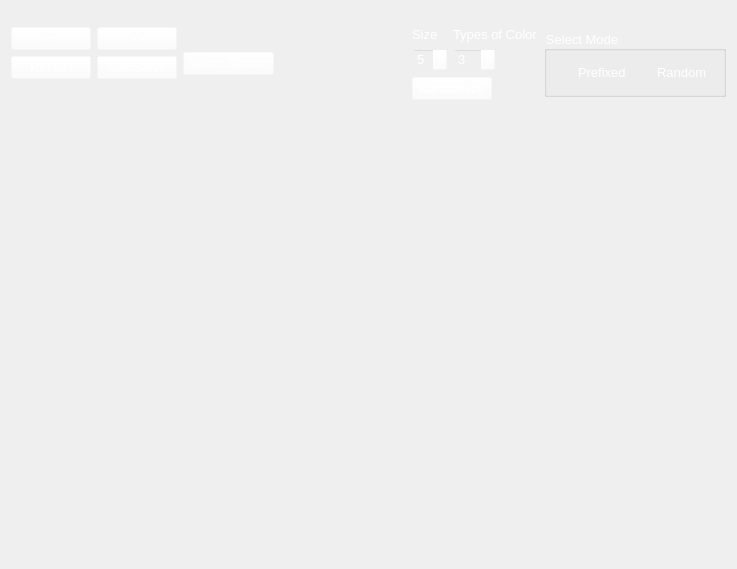
<?xml version="1.0" encoding="UTF-8"?>
<ui version="4.0">
 <class>MainWindow</class>
 <widget class="QMainWindow" name="MainWindow">
  <property name="geometry">
   <rect>
    <x>0</x>
    <y>0</y>
    <width>737</width>
    <height>569</height>
   </rect>
  </property>
  <property name="sizePolicy">
   <sizepolicy hsizetype="Fixed" vsizetype="Fixed">
    <horstretch>0</horstretch>
    <verstretch>0</verstretch>
   </sizepolicy>
  </property>
  <property name="font">
   <font>
    <stylestrategy>PreferAntialias</stylestrategy>
   </font>
  </property>
  <property name="windowTitle">
   <string>FlowFree</string>
  </property>
  <property name="styleSheet">
   <string notr="true">background-image: url(:/picture/picture/Diamondplate-windmachines-png-black-diamond-png.png);</string>
  </property>
  <widget class="QWidget" name="centralWidget">
   <property name="sizePolicy">
    <sizepolicy hsizetype="Fixed" vsizetype="Fixed">
     <horstretch>0</horstretch>
     <verstretch>0</verstretch>
    </sizepolicy>
   </property>
   <property name="font">
    <font>
     <stylestrategy>PreferAntialias</stylestrategy>
    </font>
   </property>
   <layout class="QVBoxLayout" name="verticalLayout">
    <item>
     <layout class="QHBoxLayout" name="horizontalLayout_3">
      <item>
       <layout class="QFormLayout" name="formLayout">
        <item row="0" column="0">
         <widget class="QPushButton" name="PastButton">
          <property name="sizePolicy">
           <sizepolicy hsizetype="Fixed" vsizetype="Fixed">
            <horstretch>0</horstretch>
            <verstretch>0</verstretch>
           </sizepolicy>
          </property>
          <property name="font">
           <font>
            <family>Arial</family>
            <pointsize>10</pointsize>
            <weight>9</weight>
            <italic>false</italic>
            <bold>false</bold>
           </font>
          </property>
          <property name="autoFillBackground">
           <bool>false</bool>
          </property>
          <property name="styleSheet">
           <string notr="true">color: rgb(255, 255, 255);
background-color: rgba(255, 255, 255, 0);
font: 75 10pt &quot;Arial&quot;;</string>
          </property>
          <property name="text">
           <string>&lt;&lt;</string>
          </property>
          <property name="flat">
           <bool>false</bool>
          </property>
         </widget>
        </item>
        <item row="0" column="1">
         <widget class="QPushButton" name="NextButton">
          <property name="sizePolicy">
           <sizepolicy hsizetype="Fixed" vsizetype="Fixed">
            <horstretch>0</horstretch>
            <verstretch>0</verstretch>
           </sizepolicy>
          </property>
          <property name="font">
           <font>
            <family>Arial</family>
            <pointsize>10</pointsize>
            <weight>9</weight>
            <italic>false</italic>
            <bold>false</bold>
           </font>
          </property>
          <property name="styleSheet">
           <string notr="true">color: rgb(255, 255, 255);
background-color: rgba(255, 255, 255, 0);
font: 75 10pt &quot;Arial&quot;;</string>
          </property>
          <property name="text">
           <string>&gt;&gt;</string>
          </property>
         </widget>
        </item>
        <item row="1" column="0">
         <widget class="QPushButton" name="RestartButton">
          <property name="sizePolicy">
           <sizepolicy hsizetype="Fixed" vsizetype="Fixed">
            <horstretch>0</horstretch>
            <verstretch>0</verstretch>
           </sizepolicy>
          </property>
          <property name="font">
           <font>
            <family>Arial</family>
            <pointsize>10</pointsize>
            <weight>9</weight>
            <italic>false</italic>
            <bold>false</bold>
           </font>
          </property>
          <property name="styleSheet">
           <string notr="true">color: rgb(255, 255, 255);
background-color: rgba(255, 255, 255, 0);
font: 75 10pt &quot;Arial&quot;;</string>
          </property>
          <property name="text">
           <string>Restart</string>
          </property>
         </widget>
        </item>
        <item row="1" column="1">
         <widget class="QPushButton" name="AutoSolveButton">
          <property name="sizePolicy">
           <sizepolicy hsizetype="Fixed" vsizetype="Fixed">
            <horstretch>0</horstretch>
            <verstretch>0</verstretch>
           </sizepolicy>
          </property>
          <property name="font">
           <font>
            <family>Arial</family>
            <pointsize>10</pointsize>
            <weight>9</weight>
            <italic>false</italic>
            <bold>false</bold>
           </font>
          </property>
          <property name="styleSheet">
           <string notr="true">color: rgb(255, 255, 255);
background-color: rgba(255, 255, 255, 0);
font: 75 10pt &quot;Arial&quot;;</string>
          </property>
          <property name="text">
           <string>AutoSolve</string>
          </property>
         </widget>
        </item>
       </layout>
      </item>
      <item>
       <widget class="QPushButton" name="selectSectionButton">
        <property name="sizePolicy">
         <sizepolicy hsizetype="Fixed" vsizetype="Fixed">
          <horstretch>0</horstretch>
          <verstretch>0</verstretch>
         </sizepolicy>
        </property>
        <property name="font">
         <font>
          <family>Arial</family>
          <pointsize>10</pointsize>
          <weight>9</weight>
          <italic>false</italic>
          <bold>false</bold>
         </font>
        </property>
        <property name="styleSheet">
         <string notr="true">color: rgb(255, 255, 255);
background-color: rgba(255, 255, 255, 0);
font: 75 10pt &quot;Arial&quot;;</string>
        </property>
        <property name="text">
         <string>Select Section</string>
        </property>
       </widget>
      </item>
      <item>
       <widget class="QLabel" name="label">
        <property name="font">
         <font>
          <family>Arial</family>
          <pointsize>10</pointsize>
          <weight>9</weight>
          <italic>false</italic>
          <bold>false</bold>
         </font>
        </property>
        <property name="styleSheet">
         <string notr="true">color: rgb(255, 255, 255);
background-color: rgba(255, 255, 255, 0);
font: 75 10pt &quot;Arial&quot;;</string>
        </property>
        <property name="text">
         <string/>
        </property>
       </widget>
      </item>
      <item>
       <layout class="QFormLayout" name="formLayout_2">
        <item row="0" column="0">
         <widget class="QLabel" name="size_label">
          <property name="font">
           <font>
            <family>Arial</family>
            <pointsize>10</pointsize>
            <weight>9</weight>
            <italic>false</italic>
            <bold>false</bold>
           </font>
          </property>
          <property name="styleSheet">
           <string notr="true">color: rgb(255, 255, 255);
background-color: rgba(255, 255, 255, 0);
font: 75 10pt &quot;Arial&quot;;</string>
          </property>
          <property name="text">
           <string>Size</string>
          </property>
         </widget>
        </item>
        <item row="0" column="1">
         <widget class="QLabel" name="colortype_label_2">
          <property name="font">
           <font>
            <family>Arial</family>
            <pointsize>10</pointsize>
            <weight>9</weight>
            <italic>false</italic>
            <bold>false</bold>
           </font>
          </property>
          <property name="styleSheet">
           <string notr="true">color: rgb(255, 255, 255);
background-color: rgba(255, 255, 255, 0);
font: 75 10pt &quot;Arial&quot;;</string>
          </property>
          <property name="text">
           <string>Types of Color</string>
          </property>
         </widget>
        </item>
        <item row="1" column="0">
         <widget class="QSpinBox" name="size_spinBox">
          <property name="font">
           <font>
            <family>Arial</family>
            <pointsize>10</pointsize>
            <weight>9</weight>
            <italic>false</italic>
            <bold>false</bold>
           </font>
          </property>
          <property name="styleSheet">
           <string notr="true">color: rgb(255, 255, 255);
background-color: rgba(255, 255, 255, 0);
font: 75 10pt &quot;Arial&quot;;</string>
          </property>
          <property name="minimum">
           <number>5</number>
          </property>
          <property name="maximum">
           <number>9</number>
          </property>
         </widget>
        </item>
        <item row="1" column="1">
         <widget class="QSpinBox" name="colortype_spinBox_2">
          <property name="sizePolicy">
           <sizepolicy hsizetype="Fixed" vsizetype="Fixed">
            <horstretch>0</horstretch>
            <verstretch>0</verstretch>
           </sizepolicy>
          </property>
          <property name="font">
           <font>
            <family>Arial</family>
            <pointsize>10</pointsize>
            <weight>9</weight>
            <italic>false</italic>
            <bold>false</bold>
           </font>
          </property>
          <property name="styleSheet">
           <string notr="true">color: rgb(255, 255, 255);
background-color: rgba(255, 255, 255, 0);
font: 75 10pt &quot;Arial&quot;;</string>
          </property>
          <property name="minimum">
           <number>3</number>
          </property>
          <property name="maximum">
           <number>12</number>
          </property>
         </widget>
        </item>
        <item row="2" column="0" colspan="2">
         <widget class="QPushButton" name="RandomButton">
          <property name="sizePolicy">
           <sizepolicy hsizetype="Fixed" vsizetype="Fixed">
            <horstretch>0</horstretch>
            <verstretch>0</verstretch>
           </sizepolicy>
          </property>
          <property name="font">
           <font>
            <family>Arial</family>
            <pointsize>10</pointsize>
            <weight>9</weight>
            <italic>false</italic>
            <bold>false</bold>
           </font>
          </property>
          <property name="styleSheet">
           <string notr="true">color: rgb(255, 255, 255);
background-color: rgba(255, 255, 255, 0);
font: 75 10pt &quot;Arial&quot;;</string>
          </property>
          <property name="text">
           <string>Randomize</string>
          </property>
         </widget>
        </item>
       </layout>
      </item>
      <item>
       <widget class="QGroupBox" name="selectModegroupBox">
        <property name="sizePolicy">
         <sizepolicy hsizetype="Fixed" vsizetype="Fixed">
          <horstretch>0</horstretch>
          <verstretch>0</verstretch>
         </sizepolicy>
        </property>
        <property name="font">
         <font>
          <family>Arial</family>
          <pointsize>10</pointsize>
          <weight>9</weight>
          <italic>false</italic>
          <bold>false</bold>
         </font>
        </property>
        <property name="styleSheet">
         <string notr="true">color: rgb(255, 255, 255);
background-color: rgba(255, 255, 255, 0);
font: 75 10pt &quot;Arial&quot;;</string>
        </property>
        <property name="title">
         <string>Select Mode</string>
        </property>
        <layout class="QHBoxLayout" name="horizontalLayout">
         <item>
          <widget class="QRadioButton" name="prefixed_radioButton">
           <property name="font">
            <font>
             <family>Arial</family>
             <pointsize>10</pointsize>
             <weight>9</weight>
             <italic>false</italic>
             <bold>false</bold>
            </font>
           </property>
           <property name="styleSheet">
            <string notr="true">color: rgb(255, 255, 255);
background-color: rgba(255, 255, 255, 0);
font: 75 10pt &quot;Arial&quot;;</string>
           </property>
           <property name="text">
            <string>Prefixed</string>
           </property>
          </widget>
         </item>
         <item>
          <widget class="QRadioButton" name="random_radioButton">
           <property name="font">
            <font>
             <family>Arial</family>
             <pointsize>10</pointsize>
             <weight>9</weight>
             <italic>false</italic>
             <bold>false</bold>
            </font>
           </property>
           <property name="styleSheet">
            <string notr="true">color: rgb(255, 255, 255);
background-color: rgba(255, 255, 255, 0);
font: 75 10pt &quot;Arial&quot;;</string>
           </property>
           <property name="text">
            <string>Random</string>
           </property>
          </widget>
         </item>
        </layout>
       </widget>
      </item>
     </layout>
    </item>
    <item>
     <layout class="QHBoxLayout" name="horizontalLayout_2">
      <item>
       <widget class="GameBody" name="gamebody" native="true">
        <property name="sizePolicy">
         <sizepolicy hsizetype="Fixed" vsizetype="Fixed">
          <horstretch>0</horstretch>
          <verstretch>0</verstretch>
         </sizepolicy>
        </property>
        <property name="minimumSize">
         <size>
          <width>420</width>
          <height>420</height>
         </size>
        </property>
        <property name="baseSize">
         <size>
          <width>0</width>
          <height>0</height>
         </size>
        </property>
        <property name="font">
         <font>
          <stylestrategy>PreferAntialias</stylestrategy>
         </font>
        </property>
       </widget>
      </item>
     </layout>
    </item>
   </layout>
  </widget>
 </widget>
 <layoutdefault spacing="6" margin="11"/>
 <customwidgets>
  <customwidget>
   <class>GameBody</class>
   <extends>QWidget</extends>
   <header>gamebody.h</header>
   <container>1</container>
  </customwidget>
 </customwidgets>
 <resources/>
 <connections/>
</ui>
